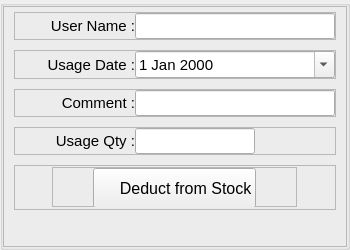
                           <widget class="QGroupBox" name="groupBox_4">
                            <property name="minimumSize">
                             <size>
                              <width>350</width>
                              <height>250</height>
                             </size>
                            </property>
                            <property name="maximumSize">
                             <size>
                              <width>16777215</width>
                              <height>250</height>
                             </size>
                            </property>
                            <property name="font">
                             <font>
                              <pointsize>12</pointsize>
                             </font>
                            </property>
                            <property name="title">
                             <string/>
                            </property>
                            <layout class="QVBoxLayout" name="verticalLayout_13">
                             <property name="spacing">
                              <number>0</number>
                             </property>
                             <property name="leftMargin">
                              <number>0</number>
                             </property>
                             <property name="topMargin">
                              <number>0</number>
                             </property>
                             <property name="rightMargin">
                              <number>0</number>
                             </property>
                             <property name="bottomMargin">
                              <number>0</number>
                             </property>
                             <item>
                              <widget class="QFrame" name="frame_9">
                               <property name="frameShape">
                                <enum>QFrame::StyledPanel</enum>
                               </property>
                               <property name="frameShadow">
                                <enum>QFrame::Raised</enum>
                               </property>
                               <layout class="QVBoxLayout" name="verticalLayout_16">
                                <property name="spacing">
                                 <number>10</number>
                                </property>
                                <property name="leftMargin">
                                 <number>10</number>
                                </property>
                                <property name="topMargin">
                                 <number>5</number>
                                </property>
                                <property name="rightMargin">
                                 <number>10</number>
                                </property>
                                <property name="bottomMargin">
                                 <number>0</number>
                                </property>
                                <item>
                                 <widget class="QFrame" name="frame_5">
                                  <property name="frameShape">
                                   <enum>QFrame::StyledPanel</enum>
                                  </property>
                                  <property name="frameShadow">
                                   <enum>QFrame::Raised</enum>
                                  </property>
                                  <layout class="QHBoxLayout" name="horizontalLayout_14">
                                   <property name="spacing">
                                    <number>0</number>
                                   </property>
                                   <property name="leftMargin">
                                    <number>0</number>
                                   </property>
                                   <property name="topMargin">
                                    <number>0</number>
                                   </property>
                                   <property name="rightMargin">
                                    <number>0</number>
                                   </property>
                                   <property name="bottomMargin">
                                    <number>0</number>
                                   </property>
                                   <item>
                                    <widget class="QLabel" name="label_24">
                                     <property name="minimumSize">
                                      <size>
                                       <width>120</width>
                                       <height>0</height>
                                      </size>
                                     </property>
                                     <property name="maximumSize">
                                      <size>
                                       <width>100</width>
                                       <height>16777215</height>
                                      </size>
                                     </property>
                                     <property name="font">
                                      <font>
                                       <pointsize>11</pointsize>
                                      </font>
                                     </property>
                                     <property name="text">
                                      <string>User Name :</string>
                                     </property>
                                     <property name="alignment">
                                      <set>Qt::AlignRight|Qt::AlignTrailing|Qt::AlignVCenter</set>
                                     </property>
                                    </widget>
                                   </item>
                                   <item>
                                    <widget class="QLineEdit" name="outUserName_txt">
                                     <property name="minimumSize">
                                      <size>
                                       <width>200</width>
                                       <height>0</height>
                                      </size>
                                     </property>
                                     <property name="maximumSize">
                                      <size>
                                       <width>16777215</width>
                                       <height>16777215</height>
                                      </size>
                                     </property>
                                     <property name="font">
                                      <font>
                                       <pointsize>11</pointsize>
                                      </font>
                                     </property>
                                     <property name="text">
                                      <string/>
                                     </property>
                                     <property name="readOnly">
                                      <bool>true</bool>
                                     </property>
                                    </widget>
                                   </item>
                                  </layout>
                                 </widget>
                                </item>
                                <item>
                                 <widget class="QFrame" name="frame_6">
                                  <property name="frameShape">
                                   <enum>QFrame::StyledPanel</enum>
                                  </property>
                                  <property name="frameShadow">
                                   <enum>QFrame::Raised</enum>
                                  </property>
                                  <layout class="QHBoxLayout" name="horizontalLayout_15">
                                   <property name="spacing">
                                    <number>0</number>
                                   </property>
                                   <property name="leftMargin">
                                    <number>0</number>
                                   </property>
                                   <property name="topMargin">
                                    <number>0</number>
                                   </property>
                                   <property name="rightMargin">
                                    <number>0</number>
                                   </property>
                                   <property name="bottomMargin">
                                    <number>0</number>
                                   </property>
                                   <item>
                                    <widget class="QLabel" name="label_17">
                                     <property name="minimumSize">
                                      <size>
                                       <width>120</width>
                                       <height>0</height>
                                      </size>
                                     </property>
                                     <property name="maximumSize">
                                      <size>
                                       <width>100</width>
                                       <height>16777215</height>
                                      </size>
                                     </property>
                                     <property name="font">
                                      <font>
                                       <pointsize>11</pointsize>
                                      </font>
                                     </property>
                                     <property name="text">
                                      <string>Usage Date :</string>
                                     </property>
                                     <property name="alignment">
                                      <set>Qt::AlignRight|Qt::AlignTrailing|Qt::AlignVCenter</set>
                                     </property>
                                    </widget>
                                   </item>
                                   <item>
                                    <widget class="QDateEdit" name="outDate_dt">
                                     <property name="minimumSize">
                                      <size>
                                       <width>200</width>
                                       <height>0</height>
                                      </size>
                                     </property>
                                     <property name="maximumSize">
                                      <size>
                                       <width>16777215</width>
                                       <height>16777215</height>
                                      </size>
                                     </property>
                                     <property name="font">
                                      <font>
                                       <pointsize>11</pointsize>
                                      </font>
                                     </property>
                                     <property name="calendarPopup">
                                      <bool>true</bool>
                                     </property>
                                    </widget>
                                   </item>
                                  </layout>
                                 </widget>
                                </item>
                                <item>
                                 <widget class="QFrame" name="frame_7">
                                  <property name="frameShape">
                                   <enum>QFrame::StyledPanel</enum>
                                  </property>
                                  <property name="frameShadow">
                                   <enum>QFrame::Raised</enum>
                                  </property>
                                  <layout class="QHBoxLayout" name="horizontalLayout_16">
                                   <property name="spacing">
                                    <number>0</number>
                                   </property>
                                   <property name="leftMargin">
                                    <number>0</number>
                                   </property>
                                   <property name="topMargin">
                                    <number>0</number>
                                   </property>
                                   <property name="rightMargin">
                                    <number>0</number>
                                   </property>
                                   <property name="bottomMargin">
                                    <number>0</number>
                                   </property>
                                   <item>
                                    <widget class="QLabel" name="outInfo_lbl">
                                     <property name="minimumSize">
                                      <size>
                                       <width>120</width>
                                       <height>0</height>
                                      </size>
                                     </property>
                                     <property name="maximumSize">
                                      <size>
                                       <width>100</width>
                                       <height>16777215</height>
                                      </size>
                                     </property>
                                     <property name="font">
                                      <font>
                                       <pointsize>11</pointsize>
                                      </font>
                                     </property>
                                     <property name="text">
                                      <string>Comment :</string>
                                     </property>
                                     <property name="alignment">
                                      <set>Qt::AlignRight|Qt::AlignTrailing|Qt::AlignVCenter</set>
                                     </property>
                                    </widget>
                                   </item>
                                   <item>
                                    <widget class="QLineEdit" name="outInfo_txt">
                                     <property name="minimumSize">
                                      <size>
                                       <width>200</width>
                                       <height>0</height>
                                      </size>
                                     </property>
                                     <property name="maximumSize">
                                      <size>
                                       <width>16777215</width>
                                       <height>16777215</height>
                                      </size>
                                     </property>
                                     <property name="font">
                                      <font>
                                       <pointsize>11</pointsize>
                                       <italic>false</italic>
                                       <bold>false</bold>
                                      </font>
                                     </property>
                                     <property name="styleSheet">
                                      <string notr="true"/>
                                     </property>
                                     <property name="text">
                                      <string/>
                                     </property>
                                     <property name="alignment">
                                      <set>Qt::AlignLeading|Qt::AlignLeft|Qt::AlignVCenter</set>
                                     </property>
                                    </widget>
                                   </item>
                                  </layout>
                                 </widget>
                                </item>
                                <item>
                                 <widget class="QFrame" name="frame_8">
                                  <property name="frameShape">
                                   <enum>QFrame::StyledPanel</enum>
                                  </property>
                                  <property name="frameShadow">
                                   <enum>QFrame::Raised</enum>
                                  </property>
                                  <layout class="QHBoxLayout" name="horizontalLayout_17">
                                   <property name="spacing">
                                    <number>0</number>
                                   </property>
                                   <property name="leftMargin">
                                    <number>0</number>
                                   </property>
                                   <property name="topMargin">
                                    <number>0</number>
                                   </property>
                                   <property name="rightMargin">
                                    <number>0</number>
                                   </property>
                                   <property name="bottomMargin">
                                    <number>0</number>
                                   </property>
                                   <item>
                                    <widget class="QLabel" name="outUsage_lbl">
                                     <property name="minimumSize">
                                      <size>
                                       <width>120</width>
                                       <height>0</height>
                                      </size>
                                     </property>
                                     <property name="maximumSize">
                                      <size>
                                       <width>100</width>
                                       <height>16777215</height>
                                      </size>
                                     </property>
                                     <property name="font">
                                      <font>
                                       <pointsize>11</pointsize>
                                      </font>
                                     </property>
                                     <property name="text">
                                      <string>Usage Qty :</string>
                                     </property>
                                     <property name="alignment">
                                      <set>Qt::AlignRight|Qt::AlignTrailing|Qt::AlignVCenter</set>
                                     </property>
                                    </widget>
                                   </item>
                                   <item>
                                    <widget class="QLineEdit" name="outUsage_txt">
                                     <property name="minimumSize">
                                      <size>
                                       <width>120</width>
                                       <height>0</height>
                                      </size>
                                     </property>
                                     <property name="maximumSize">
                                      <size>
                                       <width>120</width>
                                       <height>16777215</height>
                                      </size>
                                     </property>
                                     <property name="font">
                                      <font>
                                       <pointsize>11</pointsize>
                                       <italic>false</italic>
                                       <bold>false</bold>
                                      </font>
                                     </property>
                                     <property name="text">
                                      <string/>
                                     </property>
                                     <property name="alignment">
                                      <set>Qt::AlignCenter</set>
                                     </property>
                                     <property name="readOnly">
                                      <bool>false</bool>
                                     </property>
                                    </widget>
                                   </item>
                                   <item>
                                    <spacer name="horizontalSpacer_7">
                                     <property name="orientation">
                                      <enum>Qt::Horizontal</enum>
                                     </property>
                                     <property name="sizeHint" stdset="0">
                                      <size>
                                       <width>40</width>
                                       <height>20</height>
                                      </size>
                                     </property>
                                    </spacer>
                                   </item>
                                  </layout>
                                 </widget>
                                </item>
                                <item>
                                 <widget class="QFrame" name="frame_21">
                                  <property name="minimumSize">
                                   <size>
                                    <width>0</width>
                                    <height>45</height>
                                   </size>
                                  </property>
                                  <property name="maximumSize">
                                   <size>
                                    <width>16777215</width>
                                    <height>45</height>
                                   </size>
                                  </property>
                                  <property name="frameShape">
                                   <enum>QFrame::StyledPanel</enum>
                                  </property>
                                  <property name="frameShadow">
                                   <enum>QFrame::Raised</enum>
                                  </property>
                                  <layout class="QHBoxLayout" name="horizontalLayout_27">
                                   <property name="spacing">
                                    <number>0</number>
                                   </property>
                                   <property name="leftMargin">
                                    <number>0</number>
                                   </property>
                                   <property name="topMargin">
                                    <number>0</number>
                                   </property>
                                   <property name="rightMargin">
                                    <number>0</number>
                                   </property>
                                   <property name="bottomMargin">
                                    <number>0</number>
                                   </property>
                                   <item alignment="Qt::AlignHCenter">
                                    <widget class="QFrame" name="frame_13">
                                     <property name="minimumSize">
                                      <size>
                                       <width>200</width>
                                       <height>40</height>
                                      </size>
                                     </property>
                                     <property name="maximumSize">
                                      <size>
                                       <width>16777215</width>
                                       <height>40</height>
                                      </size>
                                     </property>
                                     <property name="frameShape">
                                      <enum>QFrame::StyledPanel</enum>
                                     </property>
                                     <property name="frameShadow">
                                      <enum>QFrame::Raised</enum>
                                     </property>
                                     <layout class="QHBoxLayout" name="horizontalLayout_20">
                                      <property name="leftMargin">
                                       <number>0</number>
                                      </property>
                                      <property name="topMargin">
                                       <number>0</number>
                                      </property>
                                      <property name="rightMargin">
                                       <number>0</number>
                                      </property>
                                      <property name="bottomMargin">
                                       <number>0</number>
                                      </property>
                                      <item>
                                       <spacer name="horizontalSpacer_3">
                                        <property name="orientation">
                                         <enum>Qt::Horizontal</enum>
                                        </property>
                                        <property name="sizeHint" stdset="0">
                                         <size>
                                          <width>40</width>
                                          <height>20</height>
                                         </size>
                                        </property>
                                       </spacer>
                                      </item>
                                      <item>
                                       <widget class="QPushButton" name="btn_itemOut">
                                        <property name="minimumSize">
                                         <size>
                                          <width>40</width>
                                          <height>40</height>
                                         </size>
                                        </property>
                                        <property name="maximumSize">
                                         <size>
                                          <width>16777215</width>
                                          <height>40</height>
                                         </size>
                                        </property>
                                        <property name="font">
                                         <font>
                                          <pointsize>12</pointsize>
                                         </font>
                                        </property>
                                        <property name="text">
                                         <string>     Deduct from Stock</string>
                                        </property>
                                        <property name="icon">
                                         <iconset resource="../resources/resources.qrc">
                                          <normaloff>:/images/images/cil-transfer.png</normaloff>:/images/images/cil-transfer.png</iconset>
                                        </property>
                                        <property name="iconSize">
                                         <size>
                                          <width>24</width>
                                          <height>24</height>
                                         </size>
                                        </property>
                                       </widget>
                                      </item>
                                      <item>
                                       <spacer name="horizontalSpacer_4">
                                        <property name="orientation">
                                         <enum>Qt::Horizontal</enum>
                                        </property>
                                        <property name="sizeHint" stdset="0">
                                         <size>
                                          <width>40</width>
                                          <height>20</height>
                                         </size>
                                        </property>
                                       </spacer>
                                      </item>
                                     </layout>
                                    </widget>
                                   </item>
                                  </layout>
                                 </widget>
                                </item>
                                <item>
                                 <spacer name="verticalSpacer_2">
                                  <property name="orientation">
                                   <enum>Qt::Vertical</enum>
                                  </property>
                                  <property name="sizeHint" stdset="0">
                                   <size>
                                    <width>20</width>
                                    <height>40</height>
                                   </size>
                                  </property>
                                 </spacer>
                                </item>
                               </layout>
                              </widget>
                             </item>
                            </layout>
                           </widget>
